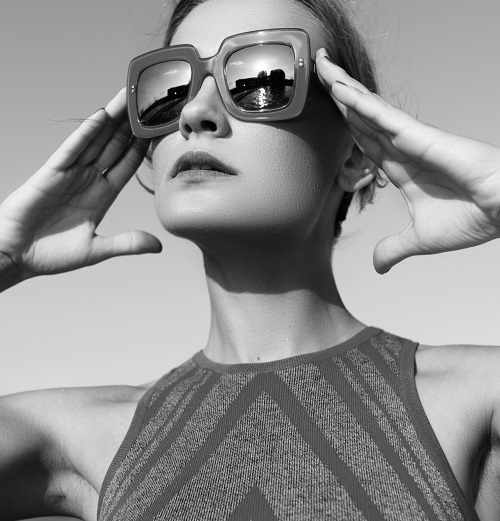
#> input picture 02-配套案例/03-机器视觉基础应用实训案例/08-图像直方图处理基础实训/03相似度比较/gray.jpg, 500 x 521 px; the run also reads 1 picture not shown here
$ python '灰度直方图对比计算.py'
#> lines starting #> are read from the running program, lines starting #| are printed output that depends on the picture; after the words box and inside, x2 and y2 are one past the last pixel; in counts of white or black regions, pixels touching at a corner belong together
#灰度图像的直方图对比
import cv2 as cv
import numpy as np

img1 = cv.imread('gray.jpg')
#> img1 is the input picture: shape (521, 500, 3); min 0, max 255, mean 142.1
img2 = cv.imread('gray2.jpg')

hist1 = cv.calcHist([img1],[0],None,[256],[0,256])
#> hist1 = 256 values, max 4482 at index 211, min 9 at index 241, mean 1017.6
hist2 = cv.calcHist([img2],[0],None,[256],[0,256])
#> hist2 has the same summary as hist1

hstnor1 = cv.normalize(hist1,dst= None)
#> hstnor1 = 256 values, max 0.218 at index 211, min 0.000438 at index 241, mean 0.0495
hstnor2 = cv.normalize(hist2,dst= None)
#> hstnor2 has the same summary as hstnor1

res1 = cv.compareHist(hstnor1,hstnor1,cv.HISTCMP_BHATTACHARYYA)
#> res1 = 1.05e-08
res2 = cv.compareHist(hstnor1,hstnor2,cv.HISTCMP_BHATTACHARYYA)
#> res2 = 1.05e-08

font = cv.FONT_HERSHEY_SIMPLEX
cv.putText(img1, str(round(res1,5)), (0, 50), font,2, (0, 0, 255),3)
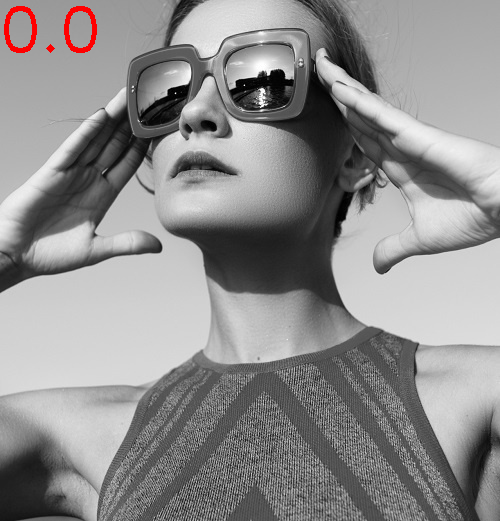
#> img1: shape (521, 500, 3); 0.45% of pixels changed, all inside (x1, y1, x2, y2) = (4, 6, 97, 53)
cv.putText(img2, str(round(res2,5)), (0, 50), font,2, (0, 0, 255),3)

cv.imshow('img1',img1)
cv.imshow('img2',img2)

print(res1,res2,)
#| 1.0536712127723509e-08 1.0536712127723509e-08
cv.waitKey(0)
